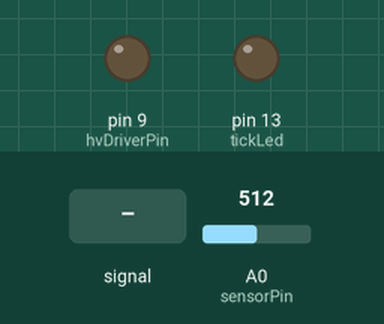
This sketch was run on a simulated Arduino Uno, built with avr-gcc and run on an emulated ATmega328P. Parts: output pins drawn as LEDs (lit = HIGH). The inputs (shaded band) are chosen by the test bench; at power-on: A0 (sensorPin) = 512.

Above: at 1.2 s.
1.3 s: A0 (sensorPin) fed a 200 Hz sine of ±81 counts around its level
At 1.8 s:
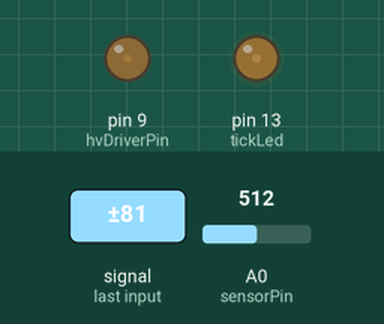
2.8 s: A0 (sensorPin) set to 306
At 3.7 s:
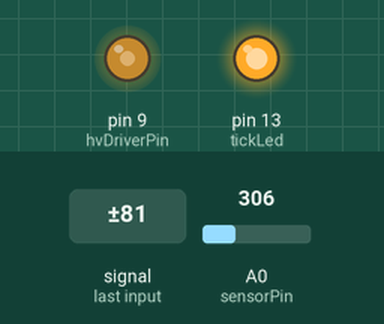
4.3 s: A0 (sensorPin) fed a 1000 Hz sine of ±255 counts around its level
At 4.9 s:
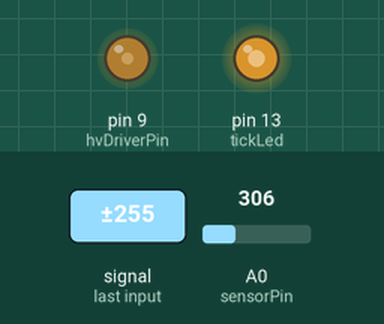
5.8 s: A0 (sensorPin) set to 511
At 6.8 s:
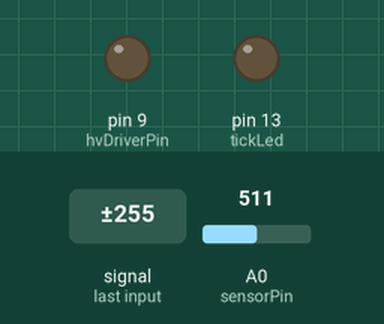
7.3 s: A0 (sensorPin) set to 456
8.8 s: A0 (sensorPin) set to 425
At 9.2 s:
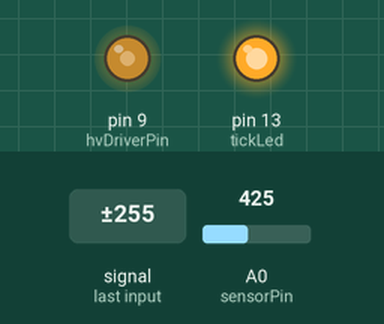
Timing chart, 0 to 11.3 s (numbered marks = the images above; inputs shaded):
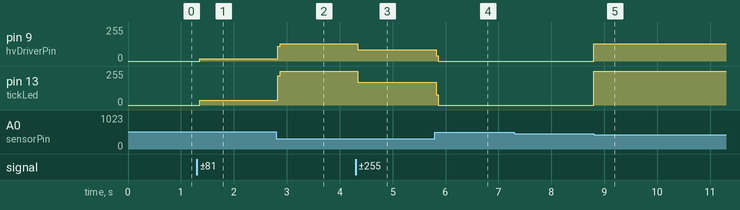

Measured:
- the behaviour switches between 439 and 438 on A0 (sensorPin) (found by bisection; images 4 and 5)
- after the input at 1.3 s, pin 9 (hvDriverPin): 0/255 → 18/255 after 0.05 s; pin 13 (tickLed): 0/255 → 35/255 after 0.05 s
- after the input at 2.8 s, pin 9 (hvDriverPin): 18/255 → 128/255 at once; pin 13 (tickLed): 35/255 → 255/255 at once
- after the input at 4.3 s, pin 9 (hvDriverPin): 128/255 → 85/255 at once; pin 13 (tickLed): 255/255 → 170/255 at once
- after the input at 5.8 s, pin 9 (hvDriverPin): 85/255 → 0/255 at once; pin 13 (tickLed): 170/255 → 0/255 at once
- after the input at 7.3 s, every drawn part: stays the same
- after the input at 8.8 s, pin 9 (hvDriverPin): 0/255 → 128/255 at once; pin 13 (tickLed): 0/255 → 255/255 at once

The sketch:

HVTest.ino
```cpp
//**********************************************************************************
//**********************************************************************************
//*  Fire up HV generator for testing                                              *
//*  Uses a feedback loop via the analogue in to make sure that we produce more or *
//*  less constantly 200V, regardless of the input voltage.                        *
//*  We achieve this by turning off the HV generator if the voltage we measure     *
//*  is above the required voltage, otherwise we turn it on.                       *
//**********************************************************************************
//**********************************************************************************


#include <avr/io.h>
#include <avr/interrupt.h>
#include <EEPROM.h>


//**********************************************************************************
//**********************************************************************************
//*                                     Variables                                  *
//**********************************************************************************
//**********************************************************************************
// The divider value determines the frequency of the DC-DC converter
// The output voltage depends on the input voltage and the frequency:
// For 5V input:
// at a divider of 200, the frequency is 16MHz / 200 / 2 (final /2 because of toggle mode)
// Ranges for this are around 800 - 100, with 400 (20KHz) giving about 180V
// Drive up to 100 (80KHz) giving around 200V
int divider = 200;

// pin used to drive the DC-DC converter
int hvDriverPin = 9;
int tickLed = 13;
int sensorPin = A0;    // select the input pin for the potentiometer

// precalculated values for turning on and off the HV generator
// Put these in TCCR1B to turn off and on
int tccrOff;
int tccrOn;


//**********************************************************************************
//**********************************************************************************
//*                                                          Setup                                                                *
//**********************************************************************************
//**********************************************************************************
void setup()
{
  pinMode(tickLed, OUTPUT);

  // Set the driver pin to putput
  pinMode(hvDriverPin, OUTPUT);

  /* disable global interrupts */
  cli();

  // **************************** HV generator ****************************

  // Enable timer 1 Compare Output channel A in reset mode: TCCR1A.COM1A1 = 1, TCCR1A.COM1A0 = 0
  TCCR1A = bit(COM1A1);

  // Get thecontrol register 1B with the Timer on
  tccrOff = TCCR1A;

  // Enable timer 1 Compare Output channel A in toggle mode: TCCR1A.COM1A1 = 0, TCCR1A.COM1A0 = 1
  TCCR1A = bit(COM1A0);

  // Get thecontrol register 1B with the Timer on
  tccrOn = TCCR1A;

  // Configure timer 1 for CTC mode: TCCR1B.WGM13 = 0, TCCR1B.WGM12 = 1, TCCR1A.WGM11 = 0, TCCR1A.WGM10 = 0
  TCCR1B = bit(WGM12);

  // Set up prescaler to x1: TCCR1B.CS12 = 0, TCCR1B.CS11 = 0, TCCR1B.CS10 = 1
  TCCR1B |= bit(CS10);

  // Set the divider to the value we have chosen
  OCR1A   = divider;

  // **************************************************************************

  /* enable global interrupts */
  sei();
}

//**********************************************************************************
//**********************************************************************************
//*                                                       Main loop                                                             *
//**********************************************************************************
//**********************************************************************************
void loop()
{
  int rawSensorVal = analogRead(sensorPin);
  double sensorVoltage = rawSensorVal * 5.0  / 1024.0;
  double externalVoltage = sensorVoltage * 394.7 / 4.7;
  //Serial.println(externalVoltage);

  if (externalVoltage > 180) {
    TCCR1A = tccrOff;
    digitalWrite(tickLed,0);
  }
  else {
    TCCR1A = tccrOn;
    digitalWrite(tickLed,1);
  }
}
```
